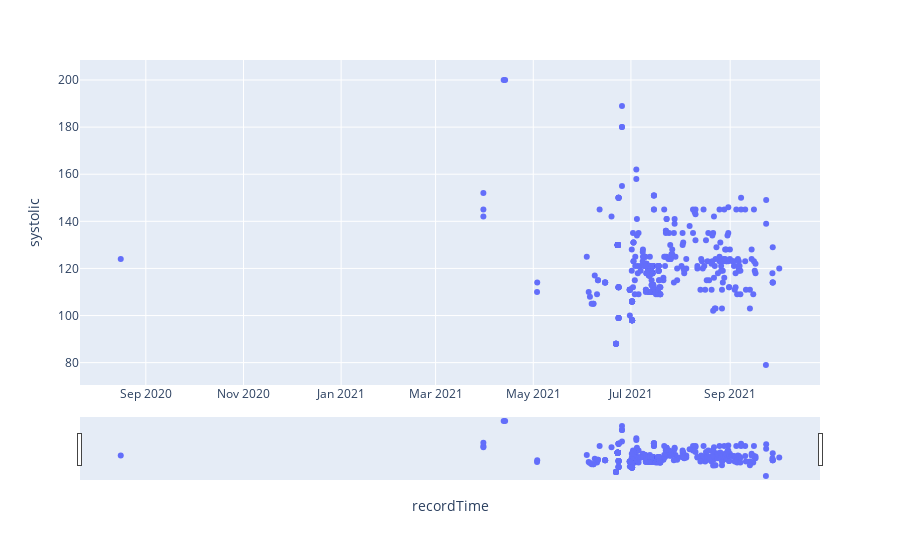

Notebook code for this chart:
### Code cell
model.fit(bp14042[['systolic']])
bp14042['systolic_outliers']=pd.Series(model.predict(bp14042[['systolic']])).apply(lambda x: 'yes' if (x == -1) else 'no' )
print(bp14042.query('systolic_outliers=="yes"'))
fig = px.scatter(bp14042.reset_index(), x='recordTime', y='systolic',
                 #color='systolic_outliers', 
                 title='')
fig.update_xaxes(
    rangeslider_visible=True,
)
fig.show()

### Figure 1 — Plotly figure (JSON) as saved in the notebook; plotly's stock layout.template omitted (floating-point values rounded to 4 significant figures; data arrays with more than 128 entries replaced by an {"elided": "..."} marker saying what was removed)
{"data": [{"hovertemplate": "recordTime=%{x}<br>systolic=%{y}<extra></extra>", "legendgroup": "", "marker": {"color": "#636efa", "symbol": "circle"}, "mode": "markers", "name": "", "orientation": "v", "showlegend": false, "type": "scatter", "x": {"elided": "431 str values"}, "xaxis": "x", "y": {"elided": "431 int values"}, "yaxis": "y"}], "layout": {"legend": {"tracegroupgap": 0}, "margin": {"t": 60}, "xaxis": {"anchor": "y", "domain": [0, 1], "rangeslider": {"visible": true}, "title": {"text": "recordTime"}}, "yaxis": {"anchor": "x", "domain": [0, 1], "title": {"text": "systolic"}}}}
